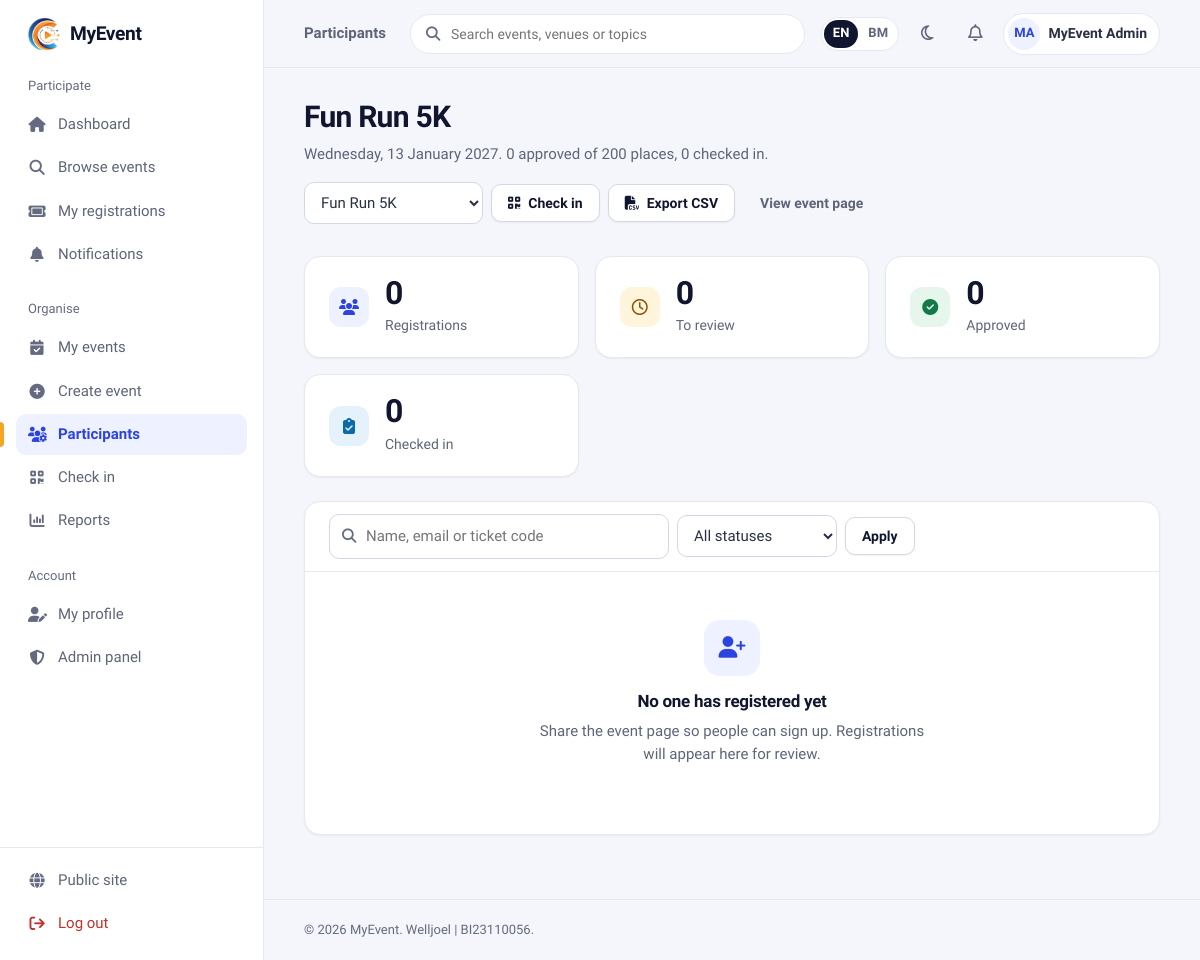
The app's page /users/manage_participants.php (signed in) with its own data.
### tables this page shows
CREATE TABLE IF NOT EXISTS `users` (
  `user_id` int(11) NOT NULL AUTO_INCREMENT,
  `category` enum('Staff','Student','Public') NOT NULL,
  `name` varchar(255) NOT NULL,
  `email` varchar(255) NOT NULL,
  `phone` varchar(20) DEFAULT NULL,
  `organization` varchar(255) NOT NULL,
  `recommend_events` text DEFAULT NULL,
  `password` varchar(255) NOT NULL,
  `role` enum('Admin','User') NOT NULL DEFAULT 'User',
  `created_at` timestamp NOT NULL DEFAULT current_timestamp(),
  `bio` text DEFAULT NULL,
  `profile_pic` varchar(255) DEFAULT NULL,
  `email_participant` tinyint(1) NOT NULL DEFAULT 1 COMMENT 'Emails about my own registrations and events I joined',
  `email_organiser` tinyint(1) NOT NULL DEFAULT 1 COMMENT 'Emails when people register for events I organise',
  `locale` varchar(5) DEFAULT NULL COMMENT 'Interface and email language: en or ms (NULL = not chosen yet)',
  PRIMARY KEY (`user_id`),
  UNIQUE KEY `email` (`email`)
);

CREATE TABLE IF NOT EXISTS `events` (
  `event_id` int(11) NOT NULL AUTO_INCREMENT,
  `event_name` varchar(255) NOT NULL,
  `description` text DEFAULT NULL,
  `contact_no` varchar(20) DEFAULT NULL,
  `category_id` int(10) unsigned DEFAULT NULL,
  `venue` varchar(255) NOT NULL,
  `event_date` date NOT NULL,
  `event_time` time NOT NULL,
  `end_time` time DEFAULT NULL,
  `mode` enum('Physical','Online','Hybrid') NOT NULL DEFAULT 'Physical',
  `remarks` text DEFAULT NULL,
  `visibility` enum('Public','Private') NOT NULL DEFAULT 'Public',
  `poster_path` varchar(255) DEFAULT NULL,
  `created_by` int(11) DEFAULT NULL,
  `created_at` timestamp NOT NULL DEFAULT current_timestamp(),
  `fee` decimal(10,2) NOT NULL DEFAULT 0.00,
  `reg_close_date` date DEFAULT NULL,
  `max_participants` int(11) NOT NULL DEFAULT 0,
  PRIMARY KEY (`event_id`),
  KEY `category_id` (`category_id`),
  KEY `fk_events_createdby` (`created_by`),
  KEY `idx_events_date` (`event_date`),
  CONSTRAINT `events_ibfk_1` FOREIGN KEY (`category_id`) REFERENCES `event_category` (`category_id`) ON DELETE SET NULL ON UPDATE CASCADE,
  CONSTRAINT `fk_events_createdby` FOREIGN KEY (`created_by`) REFERENCES `users` (`user_id`) ON DELETE SET NULL ON UPDATE CASCADE,
  CONSTRAINT `chk_events_fee` CHECK (`fee` >= 0),
  CONSTRAINT `chk_events_capacity` CHECK (`max_participants` >= 0)
);

### include/participants_manager.php (the view, shortened to what the rows shown need)
<?php
$event_id = (int) $pm_event['event_id'];
$counts = ['' => 0, 'Pending' => 0, 'Approved' => 0, 'Rejected' => 0];
$present = (int) db_value($conn, "SELECT COUNT(*) FROM registrations WHERE event_id = ? AND attendance_status = 'Present'", 'i', [$event_id]);
$capacity = (int) $pm_event['max_participants'];
include ROOT_PATH . '/include/layout/app_start.php';
?>
<div class="page-header">
    <div>
        <h1><?= e($pm_event['event_name']) ?></h1>
        <p>
            <?= e(ldate('l, j F Y', $pm_event['event_date'])) ?>.
            <?= $capacity > 0
                ? t('{approved} approved of {capacity} places, {present} checked in.', ['approved' => $counts['Approved'], 'capacity' => $capacity, 'present' => $present])
                : t('{approved} approved, {present} checked in.', ['approved' => $counts['Approved'], 'present' => $present]) ?>
        </p>
    </div>
    <div class="page-header-actions">
        <?php if (!empty($pm_switcher) && count($pm_switcher) > 1): ?>
            <form method="GET">
                <select id="pm-switch" class="input" name="event_id" data-autosubmit>
                    <?php foreach ($pm_switcher as $id => $name): ?>
                        <option value="<?= (int) $id ?>"<?= (int) $id === $event_id ? ' selected' : '' ?>><?= e($name) ?></option>
                    <?php endforeach; ?>
                </select>
            </form>
        <?php endif; ?>
    </div>
</div>
<?php include ROOT_PATH . '/include/layout/app_end.php'; ?>

### include/layout/app_start.php (shortened to what the rows shown need)
<?php
$nav_area   = $nav_area ?? 'user';
$__uid    = current_user_id();
$__me     = db_all($conn, 'SELECT name, profile_pic FROM users WHERE user_id = ?', 'i', [$__uid])[0]
            ?? ['name' => $_SESSION['name'] ?? '', 'profile_pic' => null];
$__avatar = avatar_url($__me['profile_pic']);
$u = BASE_URL;
$__profileUrl = $nav_area === 'admin' ? $u . 'admin/profile.php' : $u . 'users/profile.php';
?>
<!DOCTYPE html>
<html lang="<?= e(html_lang()) ?>">
<head>
    <link rel="stylesheet" href="https://cdnjs.cloudflare.com/ajax/libs/font-awesome/6.5.0/css/all.min.css">
    <link rel="stylesheet" href="<?= e($u) ?>assets/css/app.css?v=16">
</head>
<body class="app">
<div class="app-shell">
    <header class="topbar">
        <div class="topbar-actions">
            <a class="user-chip" href="<?= e($__profileUrl) ?>">
                <?php if ($__avatar): ?>
                    <img class="avatar" src="<?= e($__avatar) ?>" alt="">
                <?php else: ?>
                    <span class="avatar" aria-hidden="true"><?= e(initials($__me['name'])) ?></span>
                <?php endif; ?>
                <span class="user-chip-name"><?= e($__me['name']) ?></span>
            </a>
        </div>
    </header>
    <main class="app-main" id="main">

### records on screen
users: name "MA", name "MyEvent Admin"
events: event_name "Fun Run 5K", event_date "Wednesday, 13 January 2027", event_id "Fun Run 5K"

### other values on screen
APP_NAME "MyEvent"
$__group "Participate"
$__l[0] "Dashboard"
$__l[0] "Browse events"
$__l[0] "My registrations"
$__l[0] "Notifications"
$__group "Organise"
$__l[0] "My events"
$__l[0] "Create event"
$__l[0] "Participants"
$__l[0] "Check in"
$__l[0] "Reports"
$__group "Account"
$__l[0] "My profile"
$__l[0] "Admin panel"
